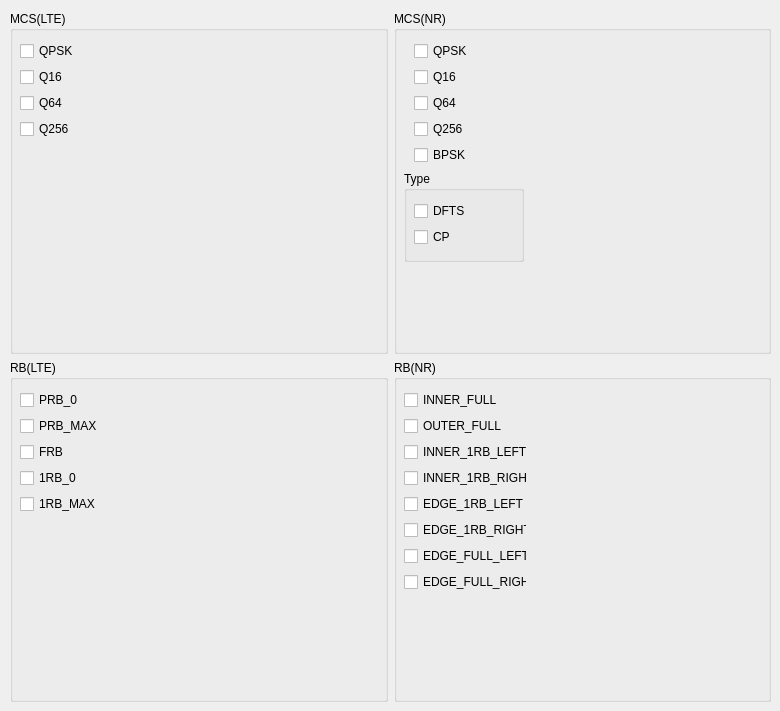
    <widget class="QWidget" name="mcs_rb">
     <property name="enabled">
      <bool>true</bool>
     </property>
     <attribute name="title">
      <string>MCS_RB</string>
     </attribute>
     <widget class="QWidget" name="">
      <property name="geometry">
       <rect>
        <x>10</x>
        <y>11</y>
        <width>761</width>
        <height>691</height>
       </rect>
      </property>
      <layout class="QGridLayout" name="gridLayout">
       <item row="0" column="0">
        <widget class="QGroupBox" name="mcs_lte_group">
         <property name="title">
          <string>MCS(LTE)</string>
         </property>
         <widget class="QWidget" name="layoutWidget_21">
          <property name="geometry">
           <rect>
            <x>10</x>
            <y>30</y>
            <width>77</width>
            <height>101</height>
           </rect>
          </property>
          <layout class="QVBoxLayout" name="verticalLayout_mcs_lte">
           <item>
            <widget class="QCheckBox" name="qpsk_lte">
             <property name="text">
              <string>QPSK</string>
             </property>
            </widget>
           </item>
           <item>
            <widget class="QCheckBox" name="q16_lte">
             <property name="text">
              <string>Q16</string>
             </property>
            </widget>
           </item>
           <item>
            <widget class="QCheckBox" name="q64_lte">
             <property name="text">
              <string>Q64</string>
             </property>
            </widget>
           </item>
           <item>
            <widget class="QCheckBox" name="q256_lte">
             <property name="text">
              <string>Q256</string>
             </property>
            </widget>
           </item>
          </layout>
         </widget>
        </widget>
       </item>
       <item row="0" column="1">
        <widget class="QGroupBox" name="mcs_nr_group">
         <property name="title">
          <string>MCS(NR)</string>
         </property>
         <widget class="QWidget" name="layoutWidget_22">
          <property name="geometry">
           <rect>
            <x>20</x>
            <y>30</y>
            <width>77</width>
            <height>126</height>
           </rect>
          </property>
          <layout class="QVBoxLayout" name="verticalLayout_mcs_nr">
           <item>
            <widget class="QCheckBox" name="qpsk_nr">
             <property name="text">
              <string>QPSK</string>
             </property>
            </widget>
           </item>
           <item>
            <widget class="QCheckBox" name="q16_nr">
             <property name="text">
              <string>Q16</string>
             </property>
            </widget>
           </item>
           <item>
            <widget class="QCheckBox" name="q64_nr">
             <property name="text">
              <string>Q64</string>
             </property>
            </widget>
           </item>
           <item>
            <widget class="QCheckBox" name="q256_nr">
             <property name="text">
              <string>Q256</string>
             </property>
            </widget>
           </item>
           <item>
            <widget class="QCheckBox" name="bpsk_nr">
             <property name="text">
              <string>BPSK</string>
             </property>
            </widget>
           </item>
          </layout>
         </widget>
         <widget class="QGroupBox" name="groupBox_type_nr">
          <property name="geometry">
           <rect>
            <x>10</x>
            <y>160</y>
            <width>120</width>
            <height>91</height>
           </rect>
          </property>
          <property name="title">
           <string>Type</string>
          </property>
          <widget class="QWidget" name="">
           <property name="geometry">
            <rect>
             <x>10</x>
             <y>30</y>
             <width>71</width>
             <height>48</height>
            </rect>
           </property>
           <layout class="QVBoxLayout" name="verticalLayout_type_nr">
            <item>
             <widget class="QCheckBox" name="dfts_nr">
              <property name="text">
               <string>DFTS</string>
              </property>
             </widget>
            </item>
            <item>
             <widget class="QCheckBox" name="cp_nr">
              <property name="text">
               <string>CP</string>
              </property>
             </widget>
            </item>
           </layout>
          </widget>
         </widget>
        </widget>
       </item>
       <item row="1" column="0">
        <widget class="QGroupBox" name="rb_lte_group">
         <property name="title">
          <string>RB(LTE)</string>
         </property>
         <widget class="QWidget" name="">
          <property name="geometry">
           <rect>
            <x>10</x>
            <y>30</y>
            <width>77</width>
            <height>126</height>
           </rect>
          </property>
          <layout class="QVBoxLayout" name="verticalLayout_rb_lte">
           <item>
            <widget class="QCheckBox" name="prb0_lte">
             <property name="text">
              <string>PRB_0</string>
             </property>
            </widget>
           </item>
           <item>
            <widget class="QCheckBox" name="prbmax_lte">
             <property name="text">
              <string>PRB_MAX</string>
             </property>
            </widget>
           </item>
           <item>
            <widget class="QCheckBox" name="frb_lte">
             <property name="text">
              <string>FRB</string>
             </property>
            </widget>
           </item>
           <item>
            <widget class="QCheckBox" name="one_rb_0_lte">
             <property name="text">
              <string>1RB_0</string>
             </property>
            </widget>
           </item>
           <item>
            <widget class="QCheckBox" name="one_rb_max_lte">
             <property name="text">
              <string>1RB_MAX</string>
             </property>
            </widget>
           </item>
          </layout>
         </widget>
        </widget>
       </item>
       <item row="1" column="1">
        <widget class="QGroupBox" name="rb_nr_group">
         <property name="title">
          <string>RB(NR)</string>
         </property>
         <widget class="QWidget" name="layoutWidget_20">
          <property name="geometry">
           <rect>
            <x>10</x>
            <y>30</y>
            <width>123</width>
            <height>204</height>
           </rect>
          </property>
          <layout class="QVBoxLayout" name="verticalLayout_rb_nr">
           <item>
            <widget class="QCheckBox" name="inner_full_nr">
             <property name="text">
              <string>INNER_FULL</string>
             </property>
            </widget>
           </item>
           <item>
            <widget class="QCheckBox" name="outer_full_nr">
             <property name="text">
              <string>OUTER_FULL</string>
             </property>
            </widget>
           </item>
           <item>
            <widget class="QCheckBox" name="inner_1rb_left_nr">
             <property name="text">
              <string>INNER_1RB_LEFT</string>
             </property>
            </widget>
           </item>
           <item>
            <widget class="QCheckBox" name="inner_1rb_right_nr">
             <property name="text">
              <string>INNER_1RB_RIGHT</string>
             </property>
            </widget>
           </item>
           <item>
            <widget class="QCheckBox" name="edge_1rb_left_nr">
             <property name="text">
              <string>EDGE_1RB_LEFT</string>
             </property>
            </widget>
           </item>
           <item>
            <widget class="QCheckBox" name="edge_1rb_right_nr">
             <property name="text">
              <string>EDGE_1RB_RIGHT</string>
             </property>
            </widget>
           </item>
           <item>
            <widget class="QCheckBox" name="edge_full_left_nr">
             <property name="text">
              <string>EDGE_FULL_LEFT</string>
             </property>
            </widget>
           </item>
           <item>
            <widget class="QCheckBox" name="edge_full_right_nr">
             <property name="text">
              <string>EDGE_FULL_RIGHT</string>
             </property>
            </widget>
           </item>
          </layout>
         </widget>
        </widget>
       </item>
      </layout>
     </widget>
    </widget>
